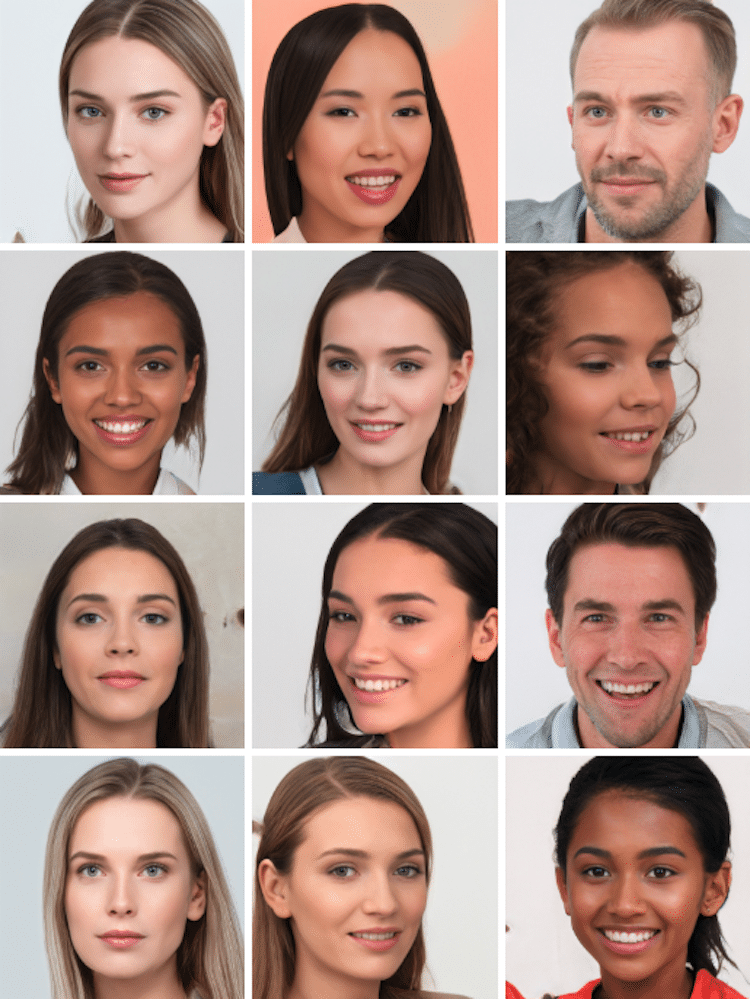
#> input picture images/12_faces.png, 750 x 999 px; its folder holds only this picture in this run
$ python detect_from_image.py
#> lines starting #> are read from the running program, lines starting #| are printed output that depends on the picture; after the words box and inside, x2 and y2 are one past the last pixel; in counts of white or black regions, pixels touching at a corner belong together
### viola_jones/face_detection.py
import cv2

face_cascade = cv2.CascadeClassifier('haarcascades/haarcascade_frontalface_default.xml')


def detect_faces(gray):
    return face_cascade.detectMultiScale(
        gray,
        scaleFactor=1.2,
        minNeighbors=5,
        minSize=(20, 20)
    )

### viola_jones/detect_from_image.py
import os
import time

from os import listdir
from os.path import isfile, join

import cv2
import numpy
from PIL import Image

import face_detection as face_detection

from pathlib import Path

IMAGES_FOLDER = Path.cwd().parent.joinpath("images")

images = [image for image in IMAGES_FOLDER.glob("*.png")]

for image in images:
    image_name = str(image).split("/")[-1]

    PIL_image = Image.open(image).convert('RGB')
    img = numpy.array(PIL_image)

    start = time.time()

    gray = cv2.cvtColor(img, cv2.COLOR_BGR2GRAY)
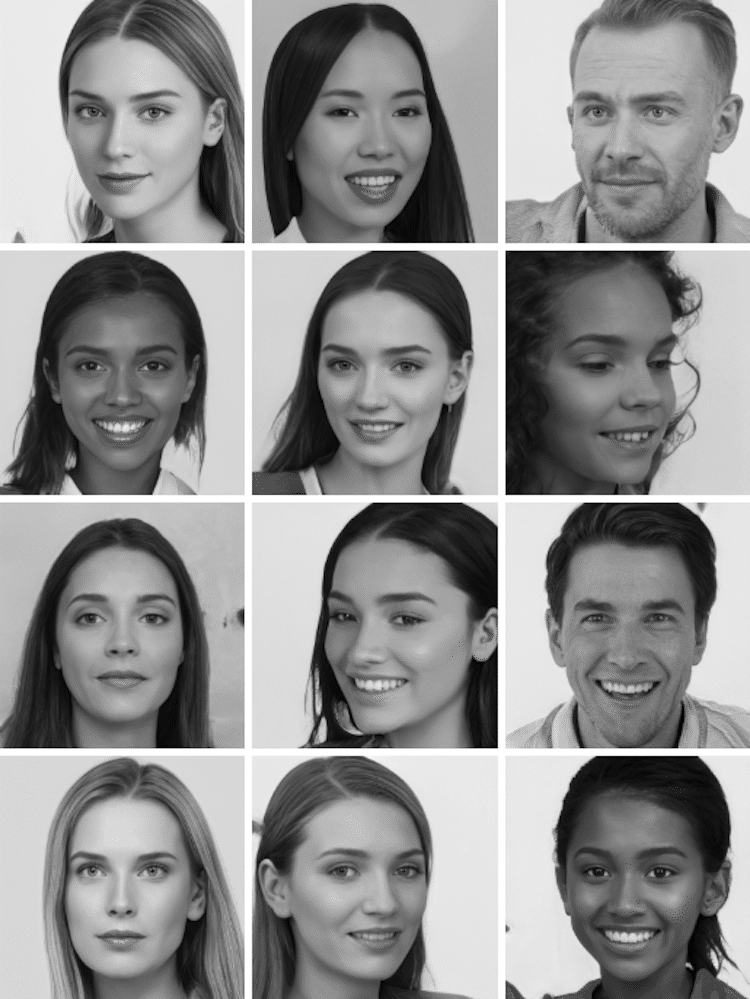
#> gray: shape (999, 750); min 4, max 255, mean 144

    detected_faces = face_detection.detect_faces(gray)
#> detected_faces = [[46, 305, 148, 148], [48, 812, 152, 152], [45, 47, 163, 163], [292, 47, 163, 163], [541, 46, 167, 167], [295, 300, 162, 162], [42, 553, 161, 161], [296, 551, 167, 167], [539, 547, 175, 175], [545, 802, 165, 165], [279, 799, 174, 174], [524, 280, 198, 198]]

    for (x, y, w, h) in detected_faces:
        cv2.rectangle(img, (x, y), (x + w, y + h), (255, 0, 0), 2)
        roi_gray = gray[y:y + h, x:x + w]
        roi_color = img[y:y + h, x:x + w]
#> this loop made 12 passes
#> pass 1, `roi_gray = gray[y:y + h, x:x + w]`:
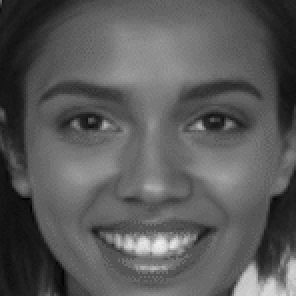
#> roi_gray: shape (148, 148) (shown 2 times larger); min 4, max 241, mean 89.4
#> pass 1, `roi_color = img[y:y + h, x:x + w]`:
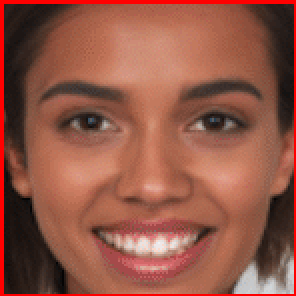
#> roi_color: shape (148, 148, 3) (shown 2 times larger); mean R, G, B 146.3, 86.2, 69.9
#> pass 2, `roi_gray = gray[y:y + h, x:x + w]`:
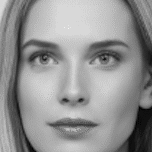
#> roi_gray: shape (152, 152); min 4, max 248, mean 146.7
#> pass 2, `roi_color = img[y:y + h, x:x + w]`:
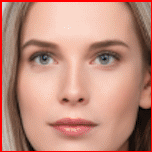
#> roi_color: shape (152, 152, 3); mean R, G, B 192.3, 141.1, 125.5
#> after the loop:
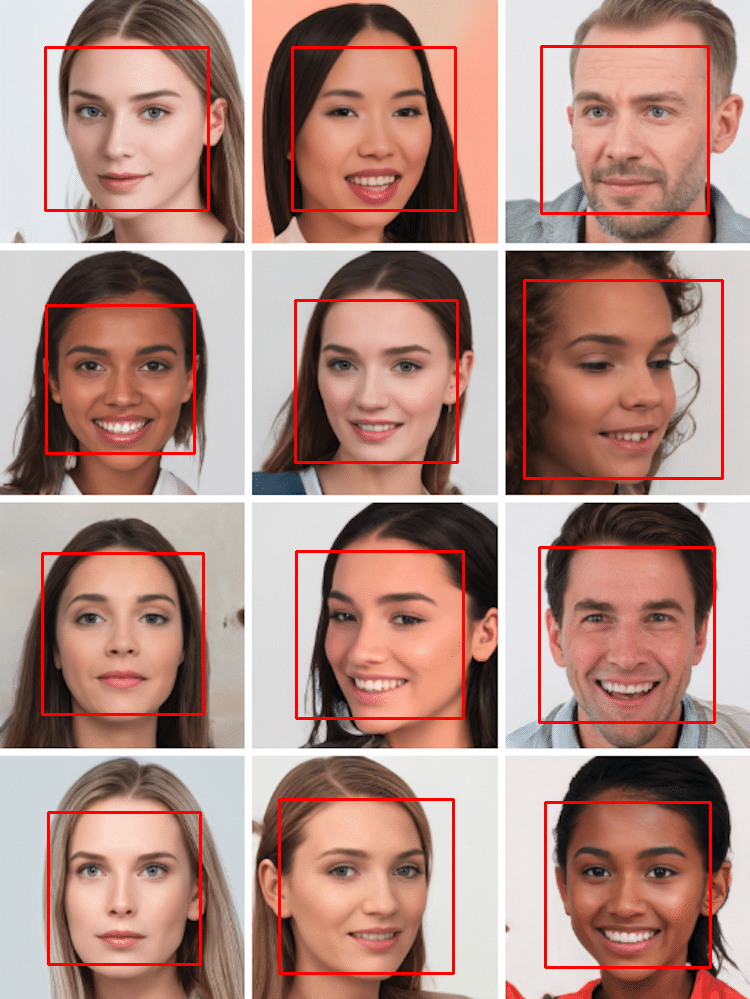
#> img: shape (999, 750, 3); mean R, G, B 175.4, 139.7, 130.4

    end = time.time()

    print(image_name, end - start)

    cv2.imshow(image_name, img)

while True:
    k = cv2.waitKey(30) & 0xff
#> (key Esc is pressed here)

    if k == 27:  # press 'ESC' to quit
        break

cv2.destroyAllWindows()

$ run again, on images/23_faces.png
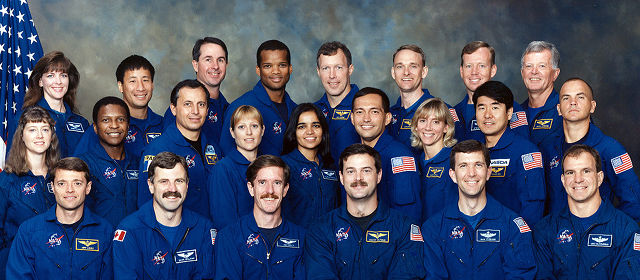
#> input picture images/23_faces.png, 640 x 280 px
#> PIL_image is the input picture: PIL image 640x280 RGB; mean R, G, B 71.3, 79.3, 102.4
#> `gray = cv2.cvtColor(img, cv2.COLOR_BGR2GRAY)`:
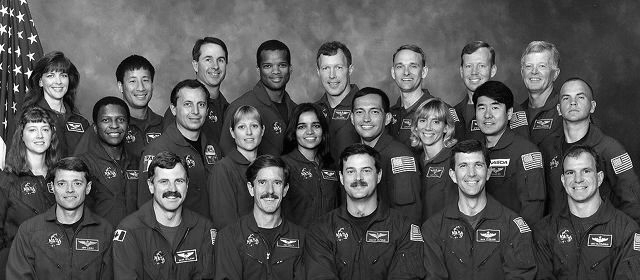
#> gray: shape (280, 640); min 0, max 255, mean 85.3
#> detected_faces = 20 rows, first 6: [198, 47, 32, 32], [259, 53, 32, 32], [461, 55, 30, 30], [316, 56, 33, 33], [174, 89, 39, 39], [346, 95, 41, 41]
#> the loop `for (x, y, w, h) in detected_faces:` made 20 passes
#> after the loop `for (x, y, w, h) in detected_faces:`:
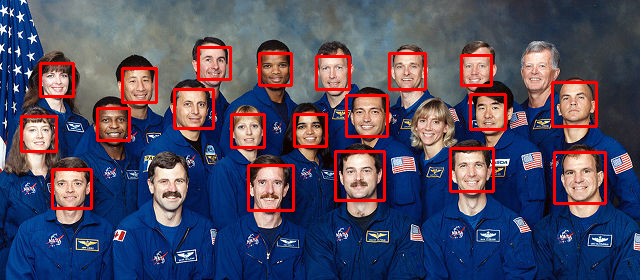
#> img: shape (280, 640, 3); 4.96% of pixels changed, all inside (x1, y1, x2, y2) = (20, 46, 607, 212)

$ run again, on images/2_faces.png
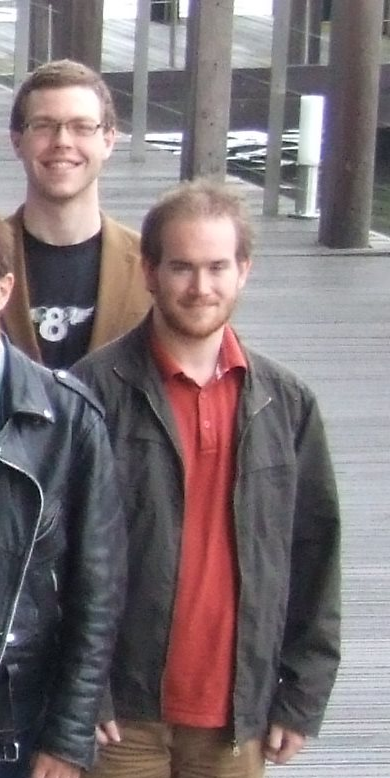
#> input picture images/2_faces.png, 390 x 778 px
#> PIL_image is the input picture: PIL image 390x778 RGB; mean R, G, B 125.4, 113.2, 116
#> `gray = cv2.cvtColor(img, cv2.COLOR_BGR2GRAY)`:
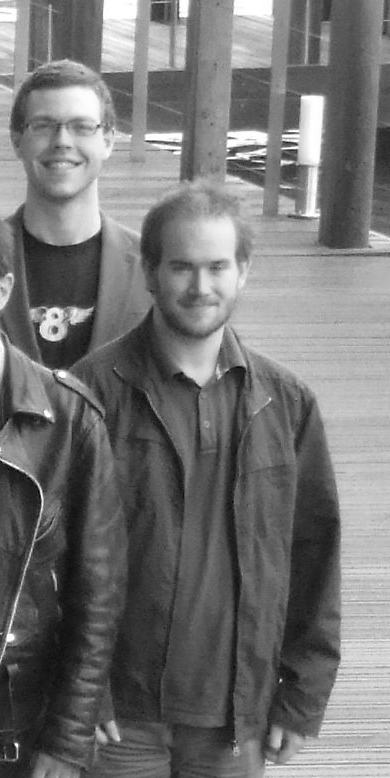
#> gray: shape (778, 390); min 3, max 255, mean 115.4
#> detected_faces = [[80, 539, 55, 55], [18, 92, 91, 91], [149, 227, 104, 104]]
#> the loop `for (x, y, w, h) in detected_faces:` made 3 passes
#> after the loop `for (x, y, w, h) in detected_faces:`:
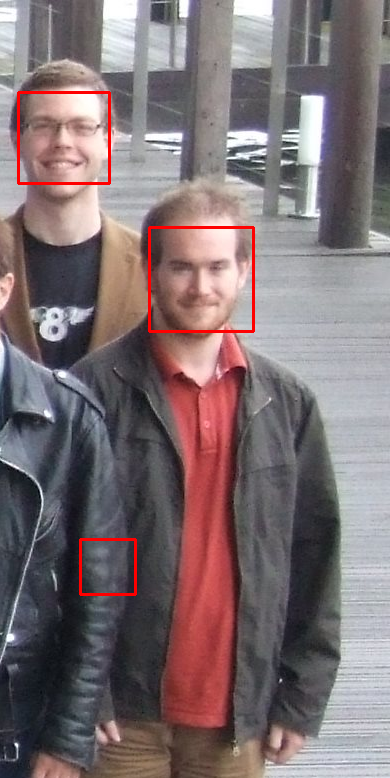
#> img: shape (778, 390, 3); 0.98% of pixels changed, all inside (x1, y1, x2, y2) = (17, 91, 255, 596)

$ run again, on images/135_faces.png
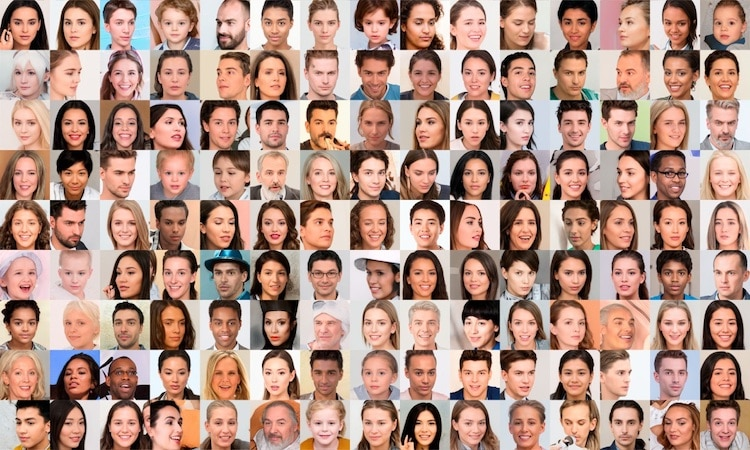
#> input picture images/135_faces.png, 750 x 450 px
#> PIL_image is the input picture: PIL image 750x450 RGB; mean R, G, B 180, 145.8, 132.9
#> `gray = cv2.cvtColor(img, cv2.COLOR_BGR2GRAY)`:
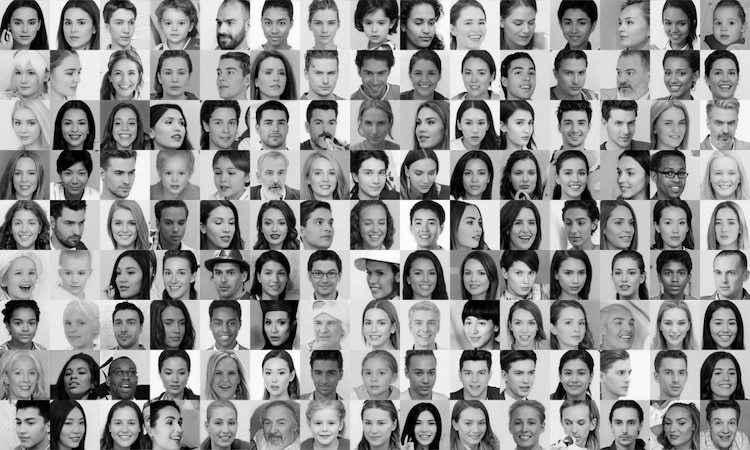
#> gray: shape (450, 750); min 0, max 255, mean 145.8
#> detected_faces = 113 rows, first 6: [106, 8, 38, 38], [359, 11, 33, 33], [658, 10, 33, 33], [108, 60, 34, 34], [408, 61, 32, 32], [456, 58, 38, 38]
#> the loop `for (x, y, w, h) in detected_faces:` made 113 passes
#> after the loop `for (x, y, w, h) in detected_faces:`:
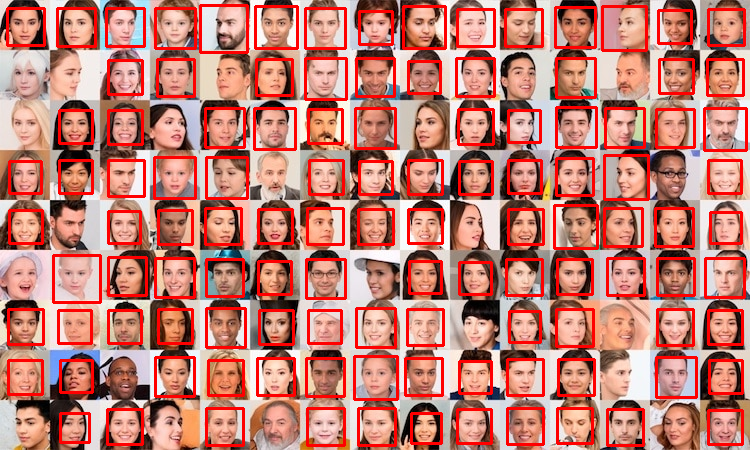
#> img: shape (450, 750, 3); 14.47% of pixels changed, all inside (x1, y1, x2, y2) = (6, 4, 748, 447)
